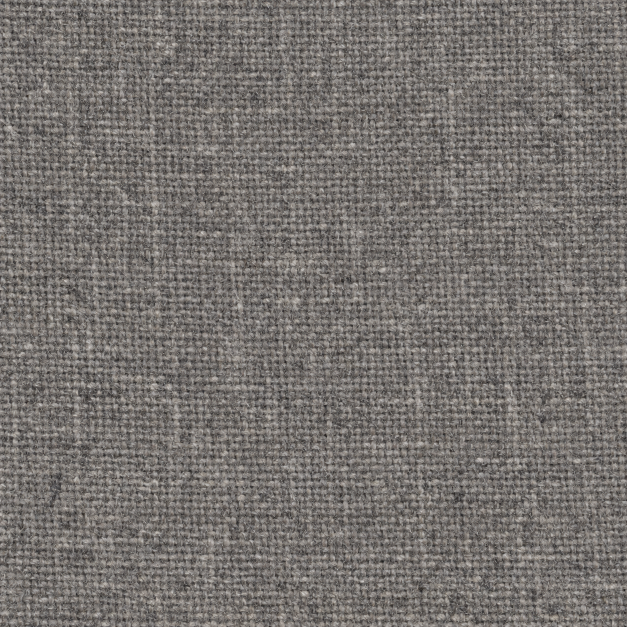
#> input picture docs/evidence/original-cloth-v58/original-wool-basecolor.png, 1254 x 1254 px, found by its file name (shown at 1/2 size)
$ python measure.py
#> lines starting #> are read from the running program, lines starting #| are printed output that depends on the picture
from pathlib import Path
import json,hashlib,zlib,struct,time,math
import numpy as np
from PIL import Image
O=Path(__file__).parent; S=O.parent/'q-original-cloth-v58/original-wool-basecolor.png';start=time.perf_counter();b=S.read_bytes();assert hashlib.sha256(b).hexdigest()=='ba1db9154df3a40cbb18cb5e0b0f4cae539efa9937263079a647953d7f9fa260'
pos=8;chunks=[]
while pos<len(b):
 n=struct.unpack('>I',b[pos:pos+4])[0];kind=b[pos+4:pos+8];data=b[pos+8:pos+8+n];crc=struct.unpack('>I',b[pos+8+n:pos+12+n])[0];assert zlib.crc32(kind+data)&0xffffffff==crc;chunks.append([kind.decode(),n]);pos+=n+12
im=Image.open(S);im.load();c=np.asarray(im,dtype=float)/255;assert c.shape==(1254,1254,3)
#> further down, im is the input picture: PIL image 1254x1254 RGB; mean R, G, B 118.3, 113.9, 110.5
linear=np.where(c<=.04045,c/12.92,((c+.055)/1.055)**2.4);luma=linear@np.array([.2126,.7152,.0722]);N=1254
#> after `linear = np.where(c <= 0.04045, c / 12.92, ((c + 0.055) / 1.055) ** 2.`:
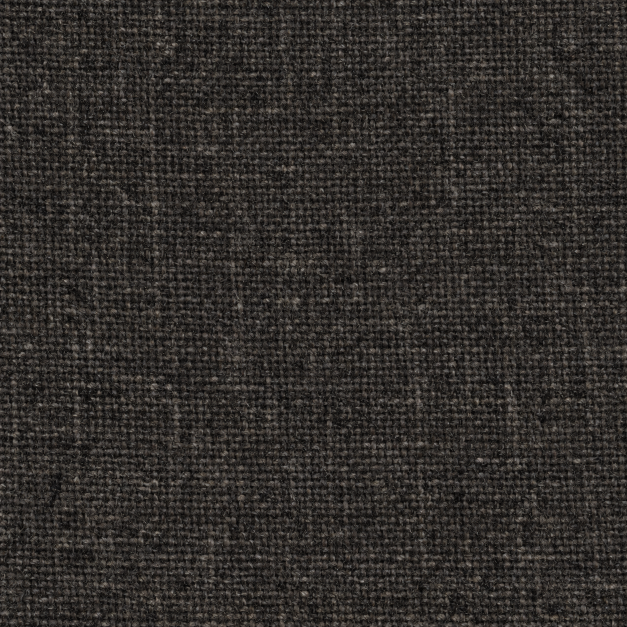
#> linear: shape (1254, 1254, 3) float64 (shown at 1/2 size); mean R, G, B 0.195, 0.181, 0.169
q=lambda a:{str(p):float(np.quantile(a,p))for p in[0,.05,.5,.95,1]}
mean=linear.mean(axis=(0,1));mu=luma.mean(); target=np.array([0x69,0x64,0x54])/255;tl=np.where(target<=.04045,target/12.92,((target+.055)/1.055)**2.4);tint=tl/mean
#> after `mean = linear.mean(axis=(0, 1))`: mean = [0.195, 0.181, 0.169]
#> after `mu = luma.mean()`: mu = 0.183
#> after `tint = tl / mean`: tint = [0.726, 0.706, 0.525]
edges={}
for ax in [0,1]:
 adjacent=np.diff(luma,axis=ax);edge=np.take(luma,0,axis=ax)-np.take(luma,-1,axis=ax)
 edges[str(ax)]={'axis':'top/bottom'if ax==0 else'left/right','boundaryAbsDeltaLinear':q(np.abs(edge)),'interiorAbsDeltaLinear':q(np.abs(adjacent)),'boundaryRMS':float(np.sqrt(np.mean(edge**2))),'interiorRMS':float(np.sqrt(np.mean(adjacent**2))),'boundaryVsInteriorRMS':float(np.sqrt(np.mean(edge**2)/np.mean(adjacent**2))),'meanEdgeDeltaLinear':float(edge.mean()),'strip16MeanRelativeDifference':float((np.take(luma,range(16),axis=ax).mean()-np.take(luma,range(N-16,N),axis=ax).mean())/mu)}
#> this loop made 2 passes
#> pass 1, `adjacent = np.diff(luma, axis=ax)`:
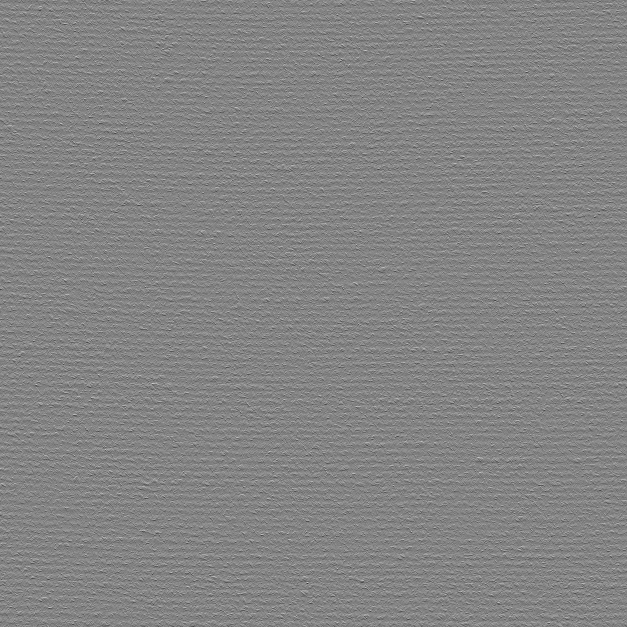
#> adjacent: shape (1253, 1254) float64 (shown at 1/2 size); min -0.393, max 0.366, mean -4.83e-06; drawn with min black and max white
#> after the loop, edges = 2 items
# All transformations below are numeric statistics, not saved or usable raster derivatives.
side=19; ys=np.array_split(np.arange(N),side);xs=np.array_split(np.arange(N),side);cells=np.array([[luma[np.ix_(y,x)].mean()for x in xs]for y in ys]);xx,yy=np.meshgrid(np.linspace(-.5,.5,side),np.linspace(-.5,.5,side));X=np.c_[np.ones(side*side),xx.ravel(),yy.ravel()];coef=np.linalg.lstsq(X,cells.ravel(),rcond=None)[0];fit=(X@coef).reshape(side,side);res=cells-fit
#> after `coef = np.linalg.lstsq(X, cells.ravel(), rcond=None)[0]`: coef = [0.183, 0.000695, 0.00133]
freq=[]
for ax in[0,1]:
 signal=luma-luma.mean(axis=ax,keepdims=True);power=(np.abs(np.fft.rfft(signal,axis=ax))**2).mean(axis=1-ax);masked=power.copy();masked[:20]=0;masked[250:]=0;peaks=[i for i in range(21,249)if masked[i]>masked[i-1]and masked[i]>=masked[i+1]];peaks=sorted(peaks,key=lambda i:masked[i],reverse=True)[:8]
 # Normalized same-line lag correlation identifies repeat pitch, not individual yarn width.
 corr=[]
 for lag in range(1,61):
  a=np.take(signal,range(N-lag),axis=ax);d=np.take(signal,range(lag,N),axis=ax);corr.append(float(np.mean(a*d)/np.sqrt(np.mean(a*a)*np.mean(d*d))))
 maxima=[i+1 for i in range(4,58)if corr[i]>corr[i-1]and corr[i]>=corr[i+1]];best=sorted(maxima,key=lambda lag:corr[lag-1],reverse=True)[:4]
 freq.append({'axis':'V'if ax==0 else'U','dominantCyclesPerImage':peaks,'correspondingPeriodPixels':[N/i for i in peaks],'periodAtIntended250mm':[250/i for i in peaks],'powerFractionsOf20to249':[float(power[i]/power[20:250].sum())for i in peaks],'autocorrelationPeaks':[[i,corr[i-1]]for i in best]})
#> this loop made 2 passes
#> peaks on passes 1 to 2: [85, 43, 47, 40, 52, 35, 33, 30], [83, 41, 43, 36, 123, 87, 127, 125]
#> pass 1, `signal = luma - luma.mean(axis=ax, keepdims=True)`:
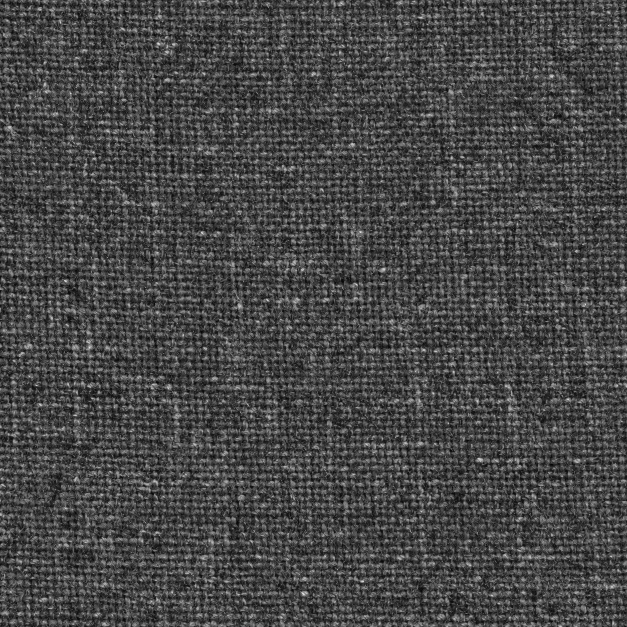
#> signal: shape (1254, 1254) float64 (shown at 1/2 size); min -0.195, max 0.504, mean 5.17e-18; drawn with min black and max white
#> pass 2, `signal = luma - luma.mean(axis=ax, keepdims=True)`:
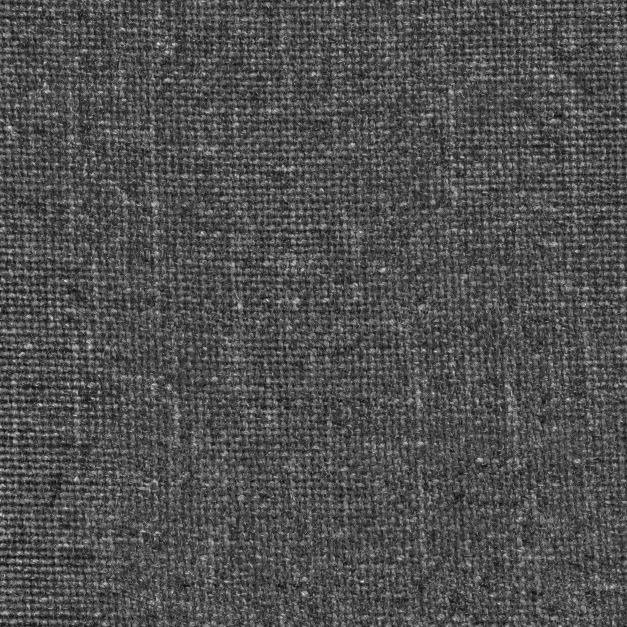
#> signal: shape (1254, 1254) float64 (shown at 1/2 size); min -0.223, max 0.49, mean 2.9e-19; drawn with min black and max white
#> after the loop, freq = 2 items
# Mean RGB / bright outliers after only numerical mean normalization.
normalized=linear*tint;norml=normalized@np.array([.2126,.7152,.0722]);contrast={'relativeLuma':q(luma/mu),'linearMeanRGB':mean.tolist(),'srgbMeanRGB':c.mean(axis=(0,1)).tolist(),'linearChannelMeanSpreadRelative':float((mean.max()-mean.min())/mean.mean()),'baseMiraLinearRGB':tl.tolist(),'materialLinearTintIfMeanNormalized':tint.tolist(),'linearNormalizedMaxRGB':normalized.max(axis=(0,1)).tolist(),'fractionNormalizedChannelsOver1':float(np.mean(normalized>1))}
#> after `normalized = linear * tint`:
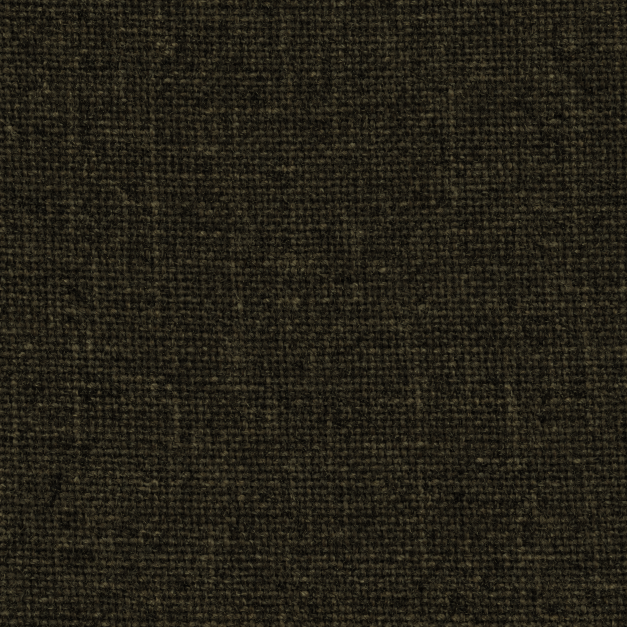
#> normalized: shape (1254, 1254, 3) float64 (shown at 1/2 size); mean R, G, B 0.141, 0.127, 0.0887
# Camera-plane estimates use fixed v56 actual visibility depths. No renderer or actual new-map mips.
#> (the run stopped early here; a loop or call above may not have finished)
